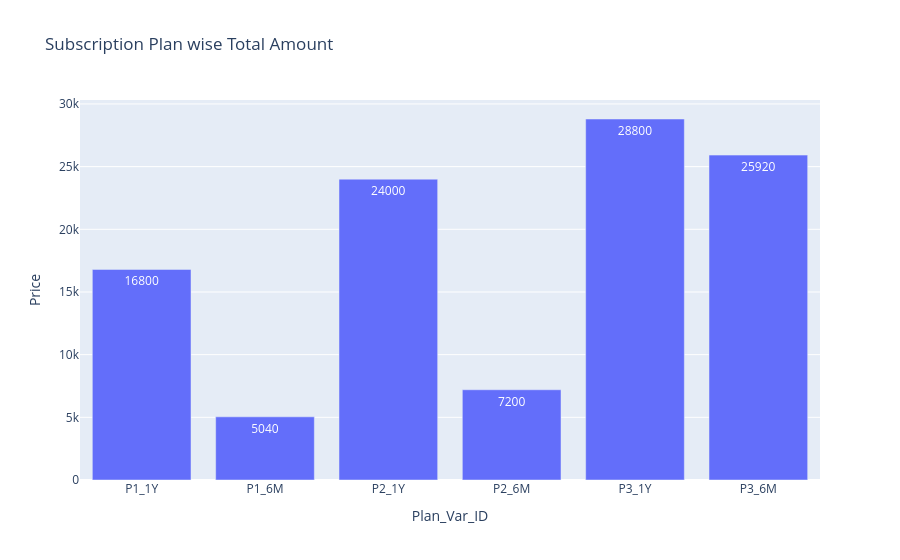

Notebook source saved alongside this figure:
### Code cell
fig = px.bar(q6,x='Plan_Var_ID',y='Price',text='Price',
       title='Subscription Plan wise Total Amount')
fig.show()

### Figure 1 — Plotly figure (JSON) as saved in the notebook; plotly's stock layout.template omitted (floating-point values rounded to 4 significant figures)
{"data": [{"hovertemplate": "Plan_Var_ID=%{x}<br>Price=%{text}<extra></extra>", "legendgroup": "", "marker": {"color": "#636efa", "pattern": {"shape": ""}}, "name": "", "orientation": "v", "showlegend": false, "text": [16800.0, 5040.0, 24000.0, 7200.0, 28800.0, 25920.0], "textposition": "auto", "type": "bar", "x": ["P1_1Y", "P1_6M", "P2_1Y", "P2_6M", "P3_1Y", "P3_6M"], "xaxis": "x", "y": [16800.0, 5040.0, 24000.0, 7200.0, 28800.0, 25920.0], "yaxis": "y"}], "layout": {"barmode": "relative", "legend": {"tracegroupgap": 0}, "title": {"text": "Subscription Plan wise Total Amount"}, "xaxis": {"anchor": "y", "domain": [0, 1], "title": {"text": "Plan_Var_ID"}}, "yaxis": {"anchor": "x", "domain": [0, 1], "title": {"text": "Price"}}}}
